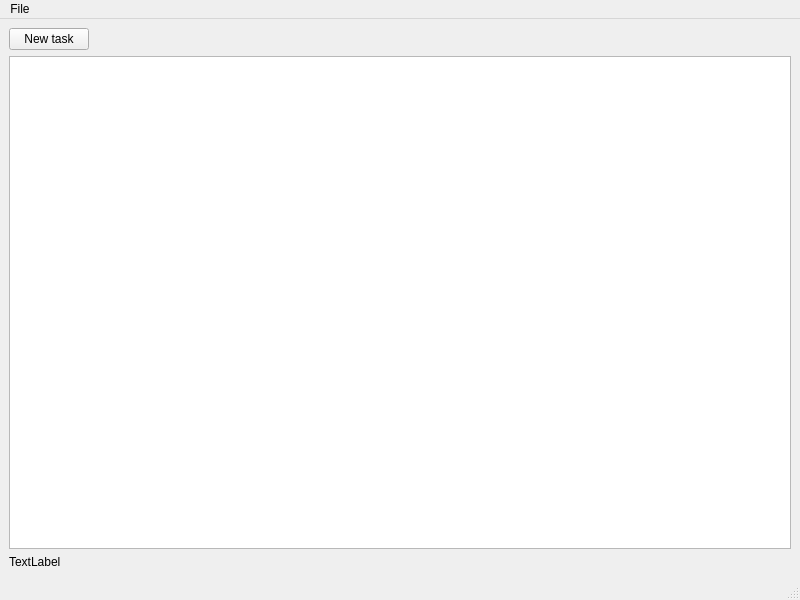
<?xml version="1.0" encoding="UTF-8"?>
<ui version="4.0">
 <class>MainWindow</class>
 <widget class="QMainWindow" name="MainWindow">
  <property name="geometry">
   <rect>
    <x>0</x>
    <y>0</y>
    <width>800</width>
    <height>600</height>
   </rect>
  </property>
  <property name="windowTitle">
   <string>MainWindow</string>
  </property>
  <property name="windowIcon">
   <iconset resource="Icons.qrc">
    <normaloff>:/Icons/todoIcon.png</normaloff>:/Icons/todoIcon.png</iconset>
  </property>
  <widget class="QWidget" name="centralwidget">
   <layout class="QGridLayout" name="gridLayout">
    <item row="0" column="0">
     <layout class="QVBoxLayout" name="verticalLayout">
      <item>
       <layout class="QHBoxLayout" name="horizontalLayout">
        <item>
         <widget class="QPushButton" name="pbNewTask">
          <property name="text">
           <string>New task</string>
          </property>
          <property name="icon">
           <iconset resource="Icons.qrc">
            <normaloff>:/Icons/addTask.png</normaloff>:/Icons/addTask.png</iconset>
          </property>
         </widget>
        </item>
        <item>
         <spacer name="horizontalSpacer">
          <property name="orientation">
           <enum>Qt::Horizontal</enum>
          </property>
          <property name="sizeHint" stdset="0">
           <size>
            <width>40</width>
            <height>20</height>
           </size>
          </property>
         </spacer>
        </item>
       </layout>
      </item>
      <item>
       <widget class="TaskTableView" name="tableView"/>
      </item>
      <item>
       <widget class="QLabel" name="lblLog">
        <property name="text">
         <string>TextLabel</string>
        </property>
       </widget>
      </item>
     </layout>
    </item>
   </layout>
  </widget>
  <widget class="QMenuBar" name="menubar">
   <property name="geometry">
    <rect>
     <x>0</x>
     <y>0</y>
     <width>800</width>
     <height>20</height>
    </rect>
   </property>
   <widget class="QMenu" name="menuFile">
    <property name="title">
     <string>File</string>
    </property>
    <addaction name="actionNew"/>
    <addaction name="saveAction"/>
   </widget>
   <addaction name="menuFile"/>
  </widget>
  <widget class="QStatusBar" name="statusbar"/>
  <action name="actionNew">
   <property name="text">
    <string>New</string>
   </property>
  </action>
  <action name="saveAction">
   <property name="text">
    <string>Save</string>
   </property>
   <property name="shortcut">
    <string>Ctrl+S</string>
   </property>
  </action>
 </widget>
 <customwidgets>
  <customwidget>
   <class>TaskTableView</class>
   <extends>QTableView</extends>
   <header>TaskTableView.h</header>
  </customwidget>
 </customwidgets>
 <resources>
  <include location="Icons.qrc"/>
 </resources>
 <connections/>
</ui>
